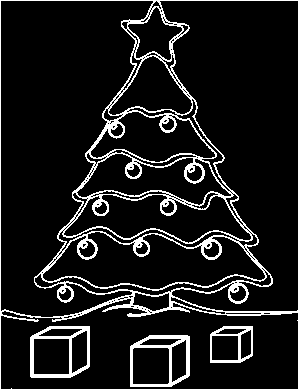
#> input picture Sheet 06/images/xmas.png, 298 x 389 px, found by its file name
$ jupyter execute --allow-errors sheet06_henning.ipynb   (shell and % lines are left out)   (older library calls are emulated)
#> lines starting #> are read from the running program, lines starting #| are printed output that depends on the picture; after the words box and inside, x2 and y2 are one past the last pixel; in counts of white or black regions, pixels touching at a corner belong together
Osnabrück University - Computer Vision (Winter Term 2018/19) - Prof. Dr.-Ing. G. Heidemann, Ulf Krumnack, Axel Schaffland

# Exercise Sheet 06: Hough Transform

## Introduction

This week's sheet should be solved and handed in before the end of **Sunday, December 16, 2018**. If you need help (and Google and other resources were not enough), feel free to contact your groups' designated tutor or whomever of us you run into first. Please upload your results to your group's Stud.IP folder.

## Assignment 0: Math recap (Eigenvectors and Eigenvalues) [0 Points]

This exercise is supposed to be very easy, does not give any points, and is voluntary. There will be a similar exercise on every sheet. It is intended to revise some basic mathematical notions that are assumed throughout this class and to allow you to check if you are comfortable with them. Usually you should have no problem to answer these questions offhand, but if you feel unsure, this is a good time to look them up again. You are always welcome to discuss questions with the tutors or in the practice session. Also, if you have a (math) topic you would like to recap, please let us know.

**a)** What is an eigenvector of a matrix/a linear mapping? What are eigenvalues?

eigenvectors are vectors that only change in their magnitude when a dot product with the matrix is performed
eigenvalues are the magnitudes of these vectors

**b)** What is the characteristic polynomial of a matrix? How is it related to eigenvalues? What are algebraic and geometric multiplicity of an eigenvalue?

**c)** What is the spectrum of a matrix? What does the spectral theorem state?

YOUR ANSWER HERE

**d)** [bonus task]: Numpy/Scipy provide functions to compute eigenvalues. Lookup these functions and apply them to an example.

[cell 1]
# YOUR CODE HERE

## Assignment 1: Hough transform [6 Points]

**a)** Explain in your own words the idea of Hough transform. What is an accumulator space? In what sense can the Hough transform be seen as a model-based approach?

YOUR ANSWER HERE

**b)** What is linear Hough transform? What does a point in the linear Hough space represent? Explain the meaning of the two coordinates.

YOUR ANSWER HERE

**c)**  How are points, lines, polygons transformed by linear Hough transform? What about parallel lines? Try different configurations using the functions `point`, `line`, `polygon` below. Use the function `skimage.transform.hough_line` to display these examples.

YOUR ANSWER HERE

[cell 2]
from skimage.transform import hough_line
import matplotlib.pyplot as plt
import numpy as np

steps = lambda p,q : max(map(lambda x,y: abs(x-y), p, q))+1
coords = lambda p,q,s : tuple([np.linspace(x,y,s,dtype=np.uint16) for x,y in zip(p,q)])

def point(img, p):
    "Insert a point in the black/white image at position p"
    img[p] = 1

def line(img, p, q):
    "Insert a line from p to q in the black/white image"
    img[coords(p,q,steps(p,q))] = 1

def polygon(img, vertices):
    "Insert a (closed) polygon given by a list of points into the black/white image"
    for p, q in zip(vertices, vertices[1:]+vertices[0:1]):
        line(img,p,q)

img = np.zeros((100,100))

# YOUR CODE HERE

plt.figure(figsize=(12, 4))
plt.gray()
plt.subplot(1,2,1) ; plt.title('Image'); plt.imshow(img, origin = 'lower')

out, angles, d = hough_line(img)
plt.subplot(1,2,2) ; plt.title('Hough transform (skimage)');
plt.xlabel('Angles (degrees)')
plt.ylabel('Distance (pixels)')
plt.imshow(np.log(1 + out), extent=[np.rad2deg(angles[-1]), np.rad2deg(angles[0]), d[-1], d[0]], origin = 'lower')
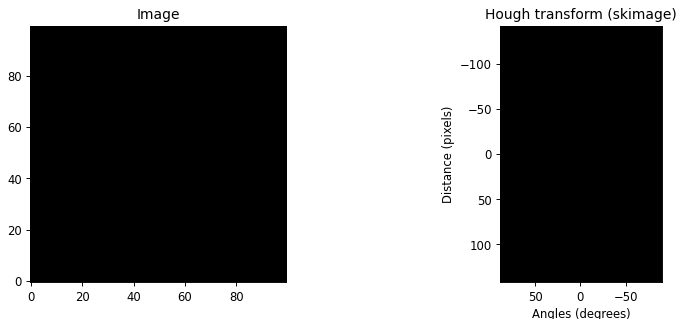
#> figure drawn by matplotlib, 2 panels

## Assignment 2: Implementing Hough transform [7 Points]

**a)** Implement your own version of linear Hough transform and compare the results with the function `skimage.transform.hough_line`.

[cell 3]
from skimage.transform import hough_line
import matplotlib.pyplot as plt
import numpy as np
import warnings
warnings.filterwarnings('ignore')

def my_hough_line(img, angles=180):
    """
    Apply linear Hough transform to the given image.

    Arguments:
        img: numpy.ndarray
            The binary image to transform
        angles: int
            The number of angles to consider.
    Result:
        accumulator: numpy.ndarray
            The accumulator space.
    """
    max_d = np.sqrt(img.shape[0]**2 + img.shape[1]**2)
    accumulator = np.zeros((2*max_d,angles),dtype=np.int64)

    Indices = np.arange(angles)
    Alpha   = np.linspace(0,np.pi,angles)
    Cos     = np.cos(Alpha)
    Sin     = np.sin(Alpha)

    for idx,value in np.ndenumerate(img):
        if value == 1:
            x,y = idx
            D = (x*Cos + y*Sin + max_d).astype(np.int)
            accumulator[D,Indices] += 1

    return accumulator


img = np.zeros((100,100))

# You may try different paintings here:
#point(img, (10,10))
#line(img,(10,20),(70,20))
polygon(img,[(20,10),(80,50),(80,80),(30,60)])


plt.figure(figsize=(12, 4))
plt.gray()
plt.subplot(1,3,1) ; plt.title('Image'); plt.imshow(img, origin = 'lower')

out, angles, d = hough_line(img)
plt.subplot(1,3,2) ; plt.title('Hough transform (skimage)');
plt.xlabel('Angles (degrees)')
plt.ylabel('Distance (pixels)')
plt.imshow(np.log(1 + out), extent=[np.rad2deg(angles[-1]), np.rad2deg(angles[0]), d[-1], d[0]], origin = 'lower')


#> (the rest of this cell did not finish here and is left out)

plt.subplot(1,3,3) ; plt.title('Hough transform (own implementation)');
plt.xlabel('Angles (degrees)')
plt.ylabel('Distance (pixels)')
plt.imshow(np.log(1+my_out), extent=[0, 180, -144, 144])
plt.show()

**b)** Under which conditions is (linear) Hough transform invertible? Try to implement an inverse linear Hough transform.

The linear Hough transform is invertible when the original image consists of complete lines

[cell 4]
from skimage.transform import hough_line
import matplotlib.pyplot as plt
import numpy as np

def line_bounded(img, p, q, value):
    p = np.array(p)
    q = np.array(q)
    s0 = img.shape[0]
    s1 = img.shape[1]

    Idx = np.array([p*a + (1-a)*q for a in np.linspace(0,1,10000)]).astype(np.int)
    Idx = np.array([idx for idx in Idx if idx[0]>0 and idx[0]<s0 and idx[1]>0 and idx[1]<s1])
    if len(Idx)>0:
        img[Idx[:,0],Idx[:,1]] += value

def my_inverse_hough_line(accumulator, shape):
    """Compute an inverse Hough transform, i.e. compute the image from the accumulator space.

    Arguments:
        accumulator: numpy.ndarray
        shape: tuple
            The shape (dimensions) of the image to be created

    Result:
        img: numpy.ndarray
            The image created from the accumulator space.
    """
    img = np.zeros(shape, np.uint64)
    a_max = img.shape[0]
    for idx,value in np.ndenumerate(accumulator):

        if value > 8:
            a,d = idx
            alpha = (2*(a/a_max)-1)*np.pi
            r     = d

            x = r*np.cos(alpha)
            y = r*np.sin(alpha)

            x0 = 0 if x == 0 else y+(y/x)*y
            y0 = 0 if y == 0 else y+(-x/y)*(-x)

            line_bounded(img, [x0,0], [0,y0],value)


    return img

img = np.zeros((100,100))

#point(img, (10,10))
#line(img,(10,20),(70,20))
#line(img,(20,10),(20,70))
polygon(img,[(10,30),(50,50),(10,70)])

plt.figure(figsize=(12, 4))
plt.gray()
plt.subplot(1,3,1) ; plt.title('Image'); plt.imshow(img, origin = 'lower')

out, angles, d = hough_line(img)
plt.subplot(1,3,2) ; plt.title('Hough transform (skimage)');
plt.xlabel('Angles (degrees)')
plt.ylabel('Distance (pixels)')
plt.imshow(np.log(1 + out), extent=[np.rad2deg(angles[-1]), np.rad2deg(angles[0]), d[-1], d[0]])

img2 = my_inverse_hough_line(out, img.shape)
print(img2.sum())
plt.subplot(1,3,3) ; plt.title('Inverse Hough transform');
plt.imshow(img2, origin = 'lower',interpolation="none")
plt.show()
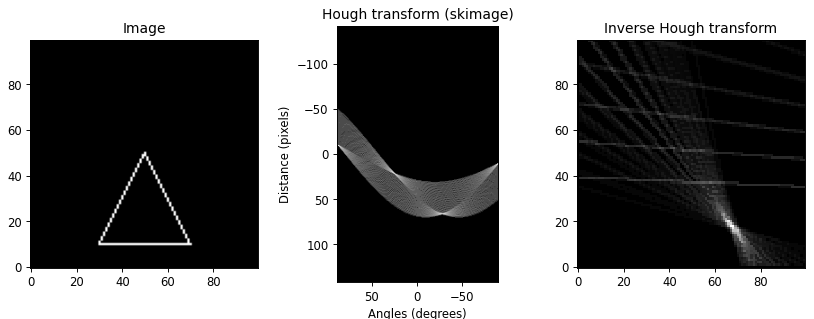
#> figure drawn by matplotlib, 3 panels

## Assignment 3: Circular Hough [7 Points]

**a)** Explain the idea of circular Hough transform. How many dimensions does the accumulator space have and what do they represent? What practical problems do you expect when computing circular Hough transform?

When constraining the transform to circles of fixed radius the accumulator space can be represented in 2D.
The image plane itself acts as accumulator space where the voting is performed on the radius around a point.

**b)** Now implement circular hough transform. First think how the accumulator space should be represented. You may provide an additional parameter to only look for circles of a given radius (or a range of radii). Then apply it to the image `xmas.png` to detect the balls. Mark them in the original image. (Bonus task: also detect the presents using linear Hough transform).

[cell 5]
from skimage.transform import hough_line
from scipy import misc
import matplotlib.pyplot as plt
import numpy as np

def CIdx(pos,circle):
    return circle+pos

def Accumulate(img,radius):

    c           = np.array([[np.sin(k),np.cos(k)] for k in np.linspace(0,np.pi*2,80)])
    x,y         = c[:,0],c[:,1]

    accumulator = np.zeros(img.shape,dtype=np.uint64)
    circle      = (radius*np.array([x,y])).astype(np.int)

    NonZero     = np.array(np.where(img!=0)).T

    for idx in NonZero:
        if idx[0]+radius>0 and idx[0]+radius<img.shape[0] and idx[1]+radius>0 and idx[1]+radius<img.shape[1]:
            i = circle+idx[:,np.newaxis]
            accumulator[i[0],i[1]] += 1

    return accumulator


# load the image
img = plt.imread('images/xmas.png')
#> img: shape (389, 298) float32; values 0 (black) and 1 (white), 10% white in thin lines or dots

accumulators = [Accumulate(img,r) for r in np.arange(8,12)]
#> in Accumulate, `NonZero     = np.array(np.where(img!=0)).T`: NonZero = 11577 pairs, first value 0 to 388, second value 0 to 297
#> the loop in Accumulate, `for idx in NonZero:` made 11577 passes
#> idx on passes 1 to 3: [0, 0], [0, 1], [0, 2]
#> after the loop in Accumulate, `for idx in NonZero:`:
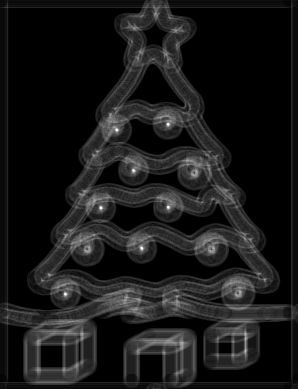
#> accumulator: shape (389, 298) uint64; min 0, max 49, mean 4.8; drawn with min black and max white
#> call 2 of Accumulate, with radius = 9
#> in Accumulate (call 2), `c           = np.array([[np.sin(k),np.cos(k)] for k in np.linspace(0,n..`: c = 80 pairs, first value -1 to 1, second value -0.999 to 1
#> in Accumulate (call 2), `x,y         = c[:,0],c[:,1]`: x = 80 values, max 1 at index 20, min -1 at index 59, mean 9.71e-18; y = 80 values, max 1 at index 0, min -0.999 at index 39, mean 0.0125
#> the loop in Accumulate (call 2), `for idx in NonZero:` made 11577 passes
#> after the loop in Accumulate (call 2), `for idx in NonZero:`:
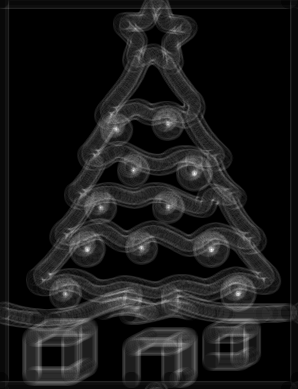
#> accumulator: shape (389, 298) uint64; min 0, max 52, mean 5.2; drawn with min black and max white
#> call 3 of Accumulate, with radius = 10
#> the loop in Accumulate (call 3), `for idx in NonZero:` made 11577 passes
#> after the loop in Accumulate (call 3), `for idx in NonZero:`:
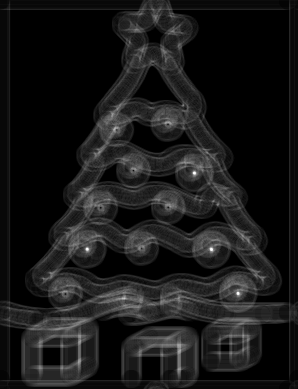
#> accumulator: shape (389, 298) uint64; min 0, max 59, mean 5.8; drawn with min black and max white
#> call 4 of Accumulate, with radius = 11
#> the loop in Accumulate (call 4), `for idx in NonZero:` made 11577 passes
#> after the loop in Accumulate (call 4), `for idx in NonZero:`:
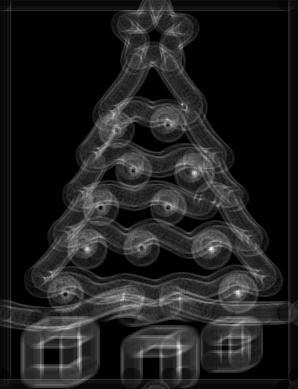
#> accumulator: shape (389, 298) uint64; min 0, max 53, mean 6.5; drawn with min black and max white
#> accumulators = 4 items
a = np.array([a>a.max()*0.7 for a in accumulators])
a = a.sum(axis=0)>0
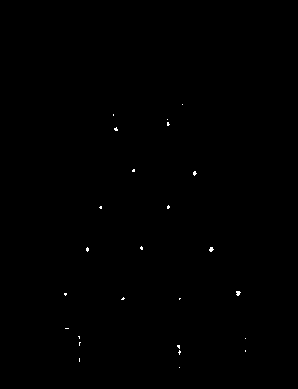
#> a: shape (389, 298) bool; 0.15% white in thin lines or dots, all inside (x1, y1, x2, y2) = (64, 104, 246, 368)

plt.rcParams['figure.figsize'] = [10, 5]
plt.subplot(131)
plt.imshow(img)
plt.subplot(132)
plt.imshow(np.sum(accumulators,axis=0))
plt.subplot(133)
plt.imshow(a)
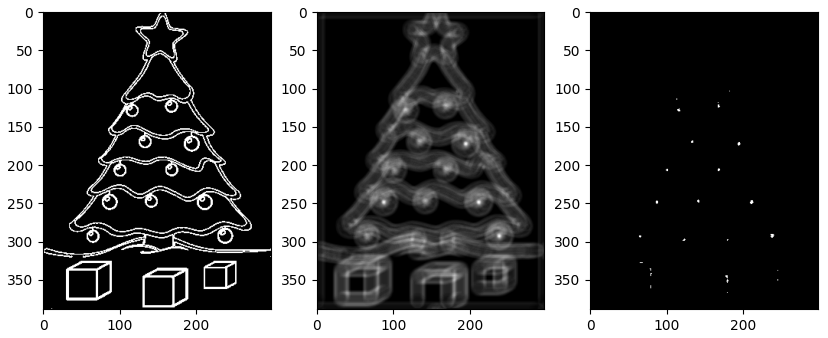
#> figure drawn by matplotlib, 3 panels
